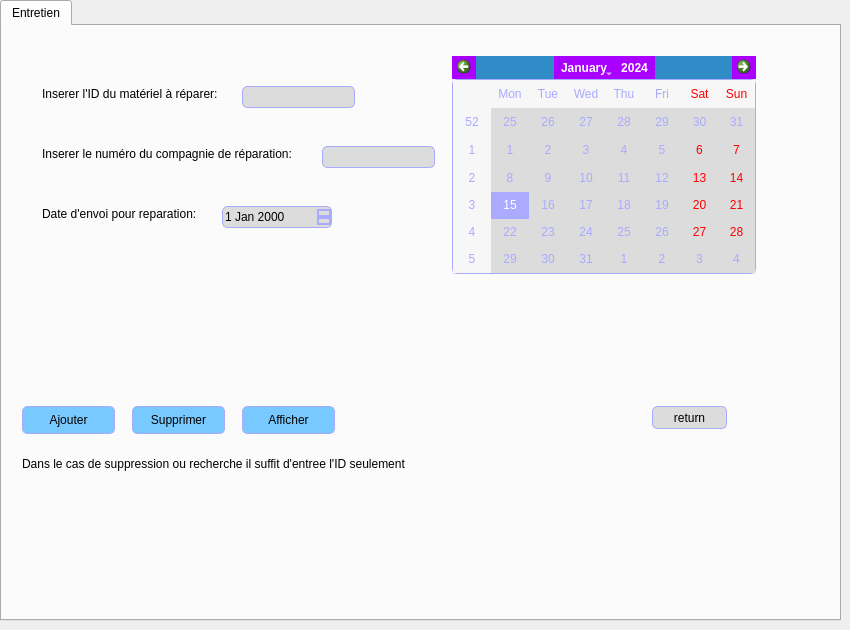
        <widget class="QWidget" name="page_21">
         <widget class="QTabWidget" name="tabWidget_16">
          <property name="geometry">
           <rect>
            <x>0</x>
            <y>0</y>
            <width>841</width>
            <height>621</height>
           </rect>
          </property>
          <widget class="QWidget" name="tab_19">
           <attribute name="title">
            <string>Entretien</string>
           </attribute>
           <widget class="QPushButton" name="pushButton_34">
            <property name="geometry">
             <rect>
              <x>650</x>
              <y>380</y>
              <width>75</width>
              <height>23</height>
             </rect>
            </property>
            <property name="styleSheet">
             <string notr="true">QPushButton:checked {
    background-color: qlineargradient(spread:pad, x1:0, y1:0, x2:0, y2:1,   stop:0 rgb(120, 201, 255), stop:1 rgb(120, 0, 255))
}

QPushButton:hover {

	
	background-color: rgb(255, 0, 0);
}
QPushButton {
    background-color: rgb(220,220,220);
 border: 1px solid black;
	border-color: rgb(170, 170, 255);
     border-radius: 5px;
}</string>
            </property>
            <property name="text">
             <string>return</string>
            </property>
           </widget>
           <widget class="QLineEdit" name="lineEdit_6">
            <property name="geometry">
             <rect>
              <x>320</x>
              <y>120</y>
              <width>113</width>
              <height>22</height>
             </rect>
            </property>
            <property name="styleSheet">
             <string notr="true">background-color: rgb(220,220,220);
 border: 1px solid black;
	border-color: rgb(170, 170, 255);
     border-radius: 5px;</string>
            </property>
           </widget>
           <widget class="QCalendarWidget" name="calendarWidget_2">
            <property name="geometry">
             <rect>
              <x>450</x>
              <y>30</y>
              <width>304</width>
              <height>218</height>
             </rect>
            </property>
            <property name="styleSheet">
             <string notr="true">background-color: rgb(170, 170, 255);
color: rgb(255, 255, 255);
alternate-background-color: rgb(185, 185, 185);
QCalendarWidget QToolButton
{
	background-color: rgb(170, 170, 255);
	alternate-background-color: rgb(170, 170, 255);
	color: rgb(255, 255, 255);
}
QCalendarWidget QToolButton
{
	
	background-color: rgb(170, 0, 255);
	alternate-background-color: rgb(170, 170, 255);
	color: rgb(255, 255, 255);
}
QCalendarWidget QToolView
{
	background-color: rgb(170, 170, 255);
	alternate-background-color: rgb(170, 170, 255);
	color: rgb(255, 255, 255);
}
QCalendarWidget QTableView
{
	selection-color: rgb(255, 255, 255);
	selection-background-color: rgb(170, 170, 255);
	color: rgb(170, 170, 255);
	background-color: rgb(220,220,220);
 border: 1px solid black;
	border-color: rgb(170, 170, 255);
     border-radius: 5px;
}</string>
            </property>
           </widget>
           <widget class="QLineEdit" name="lineEdit_5">
            <property name="geometry">
             <rect>
              <x>240</x>
              <y>60</y>
              <width>113</width>
              <height>22</height>
             </rect>
            </property>
            <property name="styleSheet">
             <string notr="true">background-color: rgb(220,220,220);
 border: 1px solid black;
	border-color: rgb(170, 170, 255);
     border-radius: 5px;</string>
            </property>
           </widget>
           <widget class="QLabel" name="label_10">
            <property name="geometry">
             <rect>
              <x>40</x>
              <y>180</y>
              <width>281</width>
              <height>16</height>
             </rect>
            </property>
            <property name="text">
             <string>Date d'envoi pour reparation:</string>
            </property>
           </widget>
           <widget class="QPushButton" name="pushButton_24">
            <property name="geometry">
             <rect>
              <x>20</x>
              <y>380</y>
              <width>93</width>
              <height>28</height>
             </rect>
            </property>
            <property name="styleSheet">
             <string notr="true">QPushButton:checked {
    background-color: qlineargradient(spread:pad, x1:0, y1:0, x2:0, y2:1,   stop:0 rgb(120, 201, 255), stop:1 rgb(120, 0, 255))
}

QPushButton:hover {

	background-color: rgb(170, 255, 255);
}
QPushButton {
     background-color: rgb(120, 201, 255); border: 1px solid black;
	border-color: rgb(170, 170, 255);
     border-radius: 5px;
}</string>
            </property>
            <property name="text">
             <string>Ajouter</string>
            </property>
           </widget>
           <widget class="QLabel" name="label_8">
            <property name="geometry">
             <rect>
              <x>40</x>
              <y>60</y>
              <width>201</width>
              <height>16</height>
             </rect>
            </property>
            <property name="text">
             <string>Inserer l'ID du matériel à réparer: </string>
            </property>
           </widget>
           <widget class="QLabel" name="label_9">
            <property name="geometry">
             <rect>
              <x>40</x>
              <y>120</y>
              <width>281</width>
              <height>16</height>
             </rect>
            </property>
            <property name="text">
             <string>Inserer le numéro du compagnie de réparation: </string>
            </property>
           </widget>
           <widget class="QLabel" name="label_40">
            <property name="geometry">
             <rect>
              <x>20</x>
              <y>430</y>
              <width>451</width>
              <height>16</height>
             </rect>
            </property>
            <property name="text">
             <string>Dans le cas de suppression ou recherche il suffit d'entree l'ID seulement</string>
            </property>
           </widget>
           <widget class="QDateEdit" name="dateEdit_2">
            <property name="geometry">
             <rect>
              <x>220</x>
              <y>180</y>
              <width>110</width>
              <height>22</height>
             </rect>
            </property>
            <property name="styleSheet">
             <string notr="true">QDateTimeEdit
{
background-color: rgb(220,220,220);
 border: 1px solid black;
	border-color: rgb(170, 170, 255);
     border-radius: 5px;
}
QDateTimeEdit:up-arrow
{
 border: 1px solid black;
	border-color: rgb(170, 170, 255);
     border-radius: 5px;
}
QDateTimeEdit:down-arrow
{

border: 1px solid black;
	border-color: rgb(170, 170, 255);
     border-radius: 5px;

}
QDateTimeEdit:up-button
{
 border: 1px solid black;
	border-color: rgb(170, 170, 255);
     border-radius: 5px;
}
QDateTimeEdit:down-button
{
 border: 1px solid black;
	border-color: rgb(170, 170, 255);
     border-radius: 5px;
}</string>
            </property>
           </widget>
           <widget class="QPushButton" name="pushButton_38">
            <property name="geometry">
             <rect>
              <x>240</x>
              <y>380</y>
              <width>93</width>
              <height>28</height>
             </rect>
            </property>
            <property name="styleSheet">
             <string notr="true">QPushButton:checked {
    background-color: qlineargradient(spread:pad, x1:0, y1:0, x2:0, y2:1,   stop:0 rgb(120, 201, 255), stop:1 rgb(120, 0, 255))
}

QPushButton:hover {

	background-color: rgb(170, 255, 255);
}
QPushButton {
     background-color: rgb(120, 201, 255); border: 1px solid black;
	border-color: rgb(170, 170, 255);
     border-radius: 5px;
}</string>
            </property>
            <property name="text">
             <string>Afficher</string>
            </property>
           </widget>
           <widget class="QPushButton" name="pushButton_25">
            <property name="geometry">
             <rect>
              <x>130</x>
              <y>380</y>
              <width>93</width>
              <height>28</height>
             </rect>
            </property>
            <property name="styleSheet">
             <string notr="true">QPushButton:checked {
    background-color: qlineargradient(spread:pad, x1:0, y1:0, x2:0, y2:1,   stop:0 rgb(120, 201, 255), stop:1 rgb(120, 0, 255))
}

QPushButton:hover {

	background-color: rgb(170, 255, 255);
}
QPushButton {
     background-color: rgb(120, 201, 255); border: 1px solid black;
	border-color: rgb(170, 170, 255);
     border-radius: 5px;
}</string>
            </property>
            <property name="text">
             <string>Supprimer</string>
            </property>
           </widget>
          </widget>
         </widget>
        </widget>
